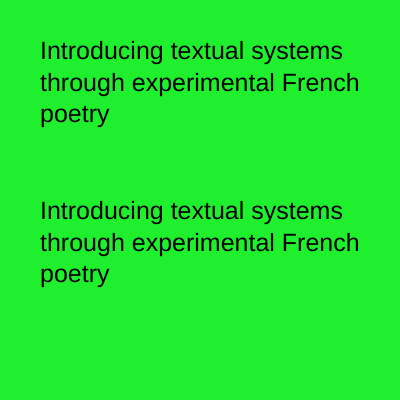
Frame 1 (no input)
Frame 60 (no input): identical to frame 1, image omitted
Frame 120 (the mouse pressed at the canvas centre since frame 60): identical to frame 1, image omitted

The p5.js sketch that drew this single still picture (run headless with seeded random() and noise() and a simulated clock; from frame 60 on, the mouse is pressed at the canvas centre):

// p5.js sketch
// ── sketch.js
// This sketch uses randomness to implement something like the 'beautiful
// corpse' ('cadavre exquis'): the structure of the sentence is set in advance,
// but it is composed of 'slots' that can be filled with interchangeable
// elements.

// Suggestions:
// - The core idea here is that opposition between an overall structure (here
// the sentence) and constituent parts / slots, that don't themselves move, but
// can be filled with changing elements. This is a very abstract principle,
// that could be applied in all sorts of ways: for instance, as soon as you
// have a temporal sequence of events (perhaps during a performance, or a
// number of animations one after the other), then you could use this principle
// to inject randomness into which elements gets picked, even as you maintain
// the overarching structure.
// - It is perfectly possible to use randomness in this way to change other
// elements, not just the text. A simple example of this can be to have a
// reservoir of different fonts, or colours, etc., for the various slots?
// In this case, you would have to split the string below into several parts,
// and display each part individually.

// define our variables
let x,y,z,t,e,f;
let s1;
let s2;

function setup() {

  createCanvas(400, 400);

  // reservoirs/slots
  // TODO: add more elements to these arrays
  y = ["Introducing"];
  z = ["textual"];
  t = ["systems"];
  e = ["experimental"];
  f = ["French"];

  // our sentence: take the first element of each array
  s1 = `${y[0]} ${z[0]} ${t[0]} through ${e[0]} ${f[0]} poetry`;

  // this is a javascript formatted string, aka template literal
  // https://developer.mozilla.org/en-US/docs/Web/JavaScript/Reference/Template_literals
  s2 = `${randEl(y)} ${randEl(z)} ${randEl(t)} through ${randEl(e)} ${randEl(f)} poetry`;

  // we prepare our canvas, text size, we don't cut words at the end of lines, and select a font
  textSize(25);
  textWrap(WORD);
  textFont('Helvetica');

}

function draw() {

  background(31, 240, 45);

  // ----------------------------------------
  // 2) Slots / Reservoirs
  // our sentences: the original and the modified one (see keyPressed)
  const m = 40;
  text(s1, m, m,        400 - m);
  text(s2, m, height/2, 400 - m);

}

// each time we press space we get a new random sentence (see randEl)
function keyPressed() {
  if (key === ' ') {
    s2 = `${randEl(y)} ${randEl(z)} ${randEl(t)} through ${randEl(e)} ${randEl(f)} poetry`;
  }
}

// ----------------------------------------
// THE UNDERBELLY
// ----------------------------------------

// ----------------------------------------
// https://stackoverflow.com/a/5915122
// get one random element from an array

function randEl(arr) {
  //     ⌜ from this array
  //     |   ⌜ (turn into integer)
  //     |   |          pick a random index
  //     ↓   ↓          ↓
  return arr[Math.floor(Math.random()*arr.length)];
}
